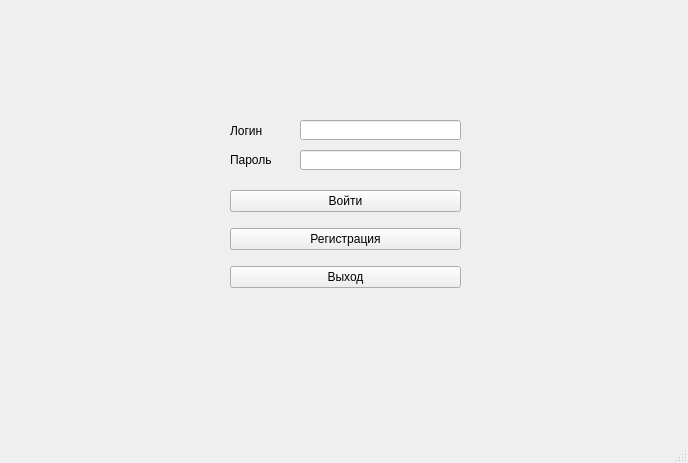
<?xml version="1.0" encoding="UTF-8"?>
<ui version="4.0">
 <class>MainWindow</class>
 <widget class="QMainWindow" name="MainWindow">
  <property name="geometry">
   <rect>
    <x>0</x>
    <y>0</y>
    <width>688</width>
    <height>463</height>
   </rect>
  </property>
  <property name="minimumSize">
   <size>
    <width>688</width>
    <height>463</height>
   </size>
  </property>
  <property name="windowTitle">
   <string>MainWindow</string>
  </property>
  <property name="windowOpacity">
   <double>1.000000000000000</double>
  </property>
  <widget class="QWidget" name="centralwidget">
   <widget class="QLabel" name="label">
    <property name="geometry">
     <rect>
      <x>230</x>
      <y>120</y>
      <width>61</width>
      <height>21</height>
     </rect>
    </property>
    <property name="text">
     <string>Логин</string>
    </property>
   </widget>
   <widget class="QWidget" name="layoutWidget">
    <property name="geometry">
     <rect>
      <x>230</x>
      <y>180</y>
      <width>231</width>
      <height>121</height>
     </rect>
    </property>
    <layout class="QVBoxLayout" name="verticalLayout">
     <item>
      <widget class="QPushButton" name="ButtonEntrance">
       <property name="sizePolicy">
        <sizepolicy hsizetype="Minimum" vsizetype="Maximum">
         <horstretch>0</horstretch>
         <verstretch>0</verstretch>
        </sizepolicy>
       </property>
       <property name="text">
        <string>Войти</string>
       </property>
      </widget>
     </item>
     <item>
      <widget class="QPushButton" name="ButtonReg">
       <property name="text">
        <string>Регистрация</string>
       </property>
      </widget>
     </item>
     <item>
      <widget class="QPushButton" name="ButtonExit">
       <property name="text">
        <string>Выход</string>
       </property>
      </widget>
     </item>
    </layout>
   </widget>
   <widget class="QLineEdit" name="lineEditLog">
    <property name="geometry">
     <rect>
      <x>300</x>
      <y>120</y>
      <width>161</width>
      <height>20</height>
     </rect>
    </property>
   </widget>
   <widget class="QLabel" name="label_2">
    <property name="geometry">
     <rect>
      <x>230</x>
      <y>150</y>
      <width>61</width>
      <height>20</height>
     </rect>
    </property>
    <property name="text">
     <string>Пароль</string>
    </property>
   </widget>
   <widget class="QLineEdit" name="lineEditPass">
    <property name="geometry">
     <rect>
      <x>300</x>
      <y>150</y>
      <width>161</width>
      <height>20</height>
     </rect>
    </property>
   </widget>
   <zorder>layoutWidget</zorder>
   <zorder>lineEditLog</zorder>
   <zorder>label_2</zorder>
   <zorder>lineEditPass</zorder>
   <zorder>label</zorder>
  </widget>
  <widget class="QMenuBar" name="menubar">
   <property name="geometry">
    <rect>
     <x>0</x>
     <y>0</y>
     <width>688</width>
     <height>21</height>
    </rect>
   </property>
  </widget>
  <widget class="QStatusBar" name="statusbar"/>
 </widget>
 <resources/>
 <connections>
  <connection>
   <sender>ButtonExit</sender>
   <signal>clicked()</signal>
   <receiver>MainWindow</receiver>
   <slot>close()</slot>
   <hints>
    <hint type="sourcelabel">
     <x>269</x>
     <y>300</y>
    </hint>
    <hint type="destinationlabel">
     <x>277</x>
     <y>351</y>
    </hint>
   </hints>
  </connection>
 </connections>
</ui>
